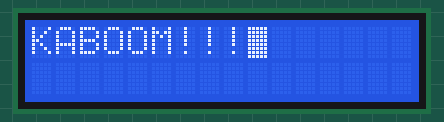
Bench run of a sketch on a simulated Arduino Uno, built with avr-gcc and run on an emulated ATmega328P. Parts: 16×2 character LCD.

Above: at 3.8 s.
At 4.8 s:
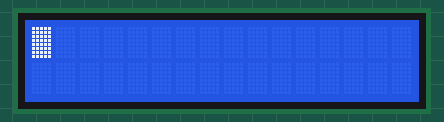

Measured:
- what the display in image 1 shows lasts 3.6 s, from 4.8 s to 8.4 s

The sketch:

TimerLCD.ino
```cpp
#include <LCD_I2C.h>

LCD_I2C lcd(0x27); // default address

void setup() {
  // put your setup code here, to run once:
  lcd.begin();
  lcd.backlight();

}

void loop() {
  // put your main code here, to run repeatedly:
  lcd.print("Counter: ");
  for(int i =1000; i > 0;i--){
    lcd.setCursor(9, 0);
    lcd.print(i);
  }
  lcd.clear();
  lcd.print("KABOOM!!!");
  lcd.blink();

  delay(1000);

  lcd.clear();

}
```
